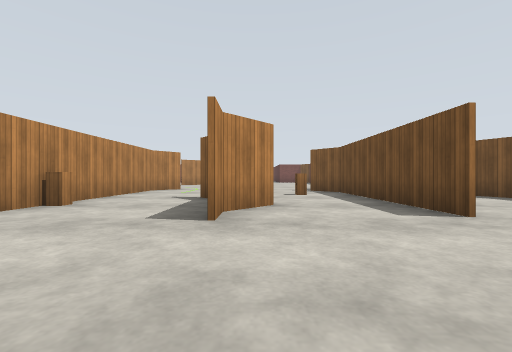
[1] (above)

21 first-person views from a walk through a robot-simulator world made for Gazebo. The camera is 0.9 m above the floor, looks level and sees 90° across. The floor is counted in squares, 2 m on a side. Each view is taken from the middle of a square. On the plan, view 1 faces up. The plan holds only what a view shows up to about 9 squares ahead; the rest is blank. The place goes on beyond the plan. Gazebo's built-in surfaces are drawn with simple patterns.

[2]
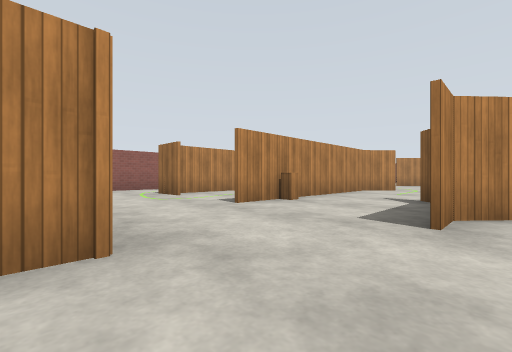

[3]
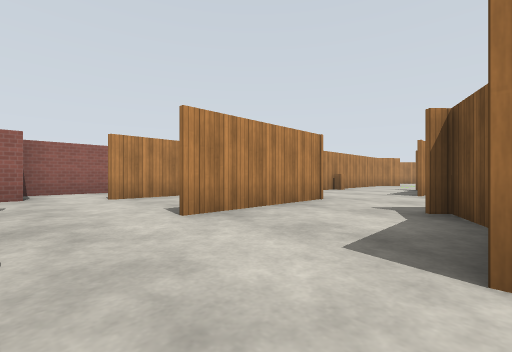

[4]
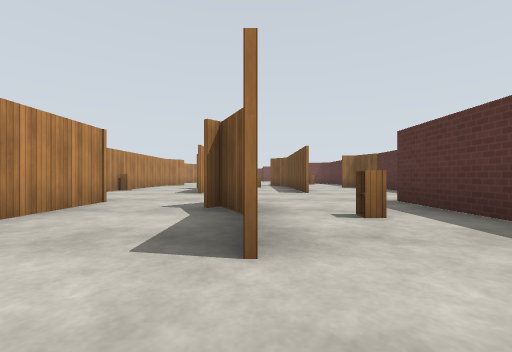

[5]
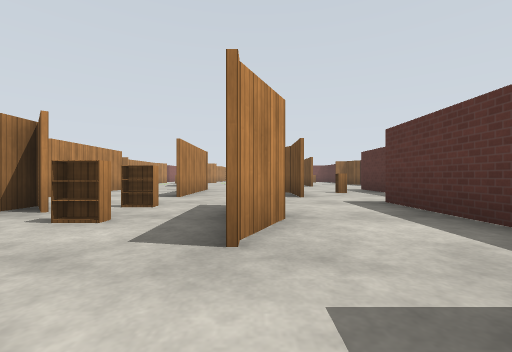

[6]
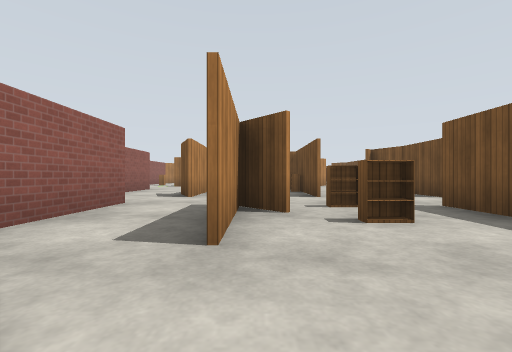

[7]
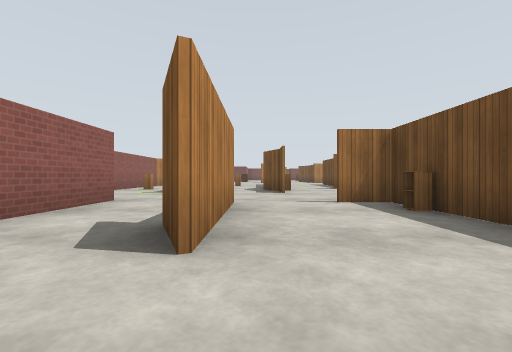

[8]
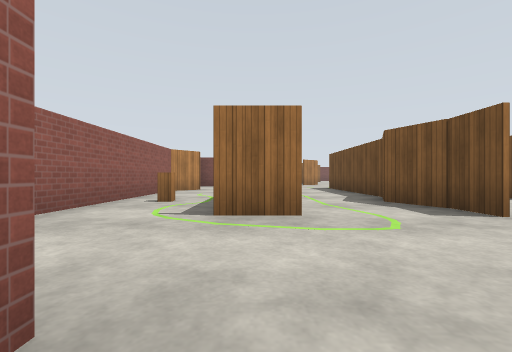

[9]
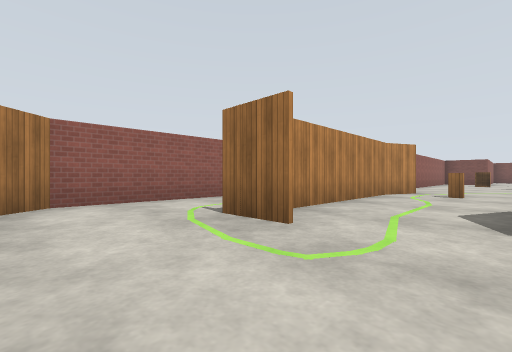

[10]
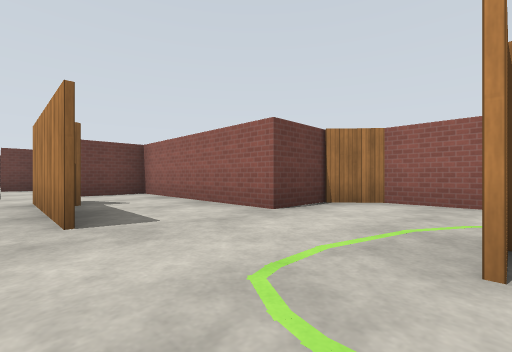

[11]
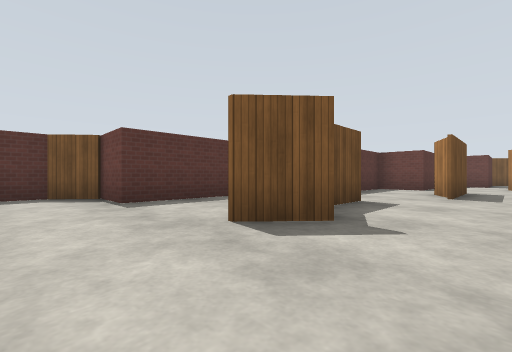

[12]
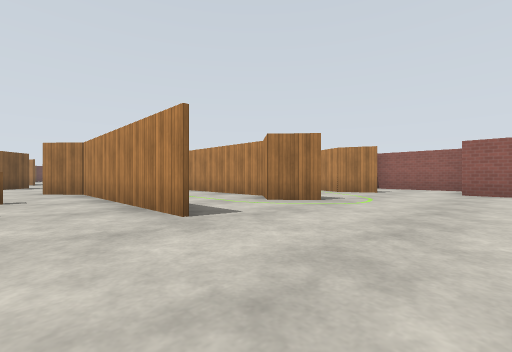

[13]
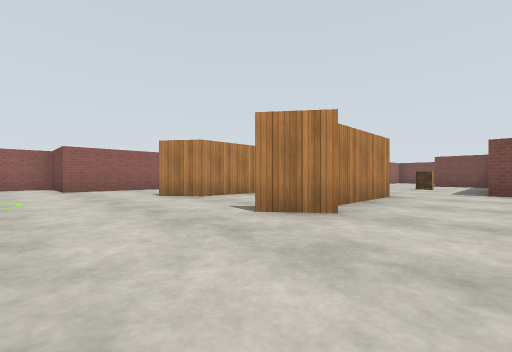

[14]
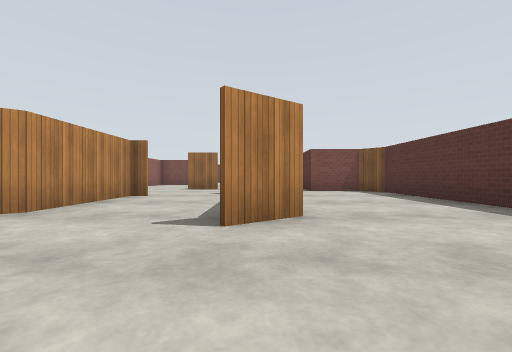

[15]
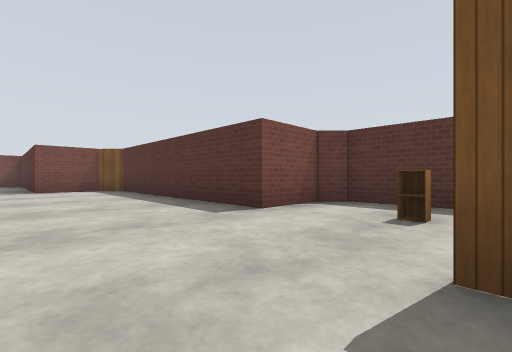

[16]
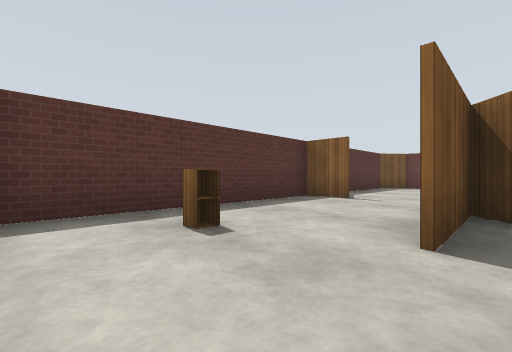

[17]
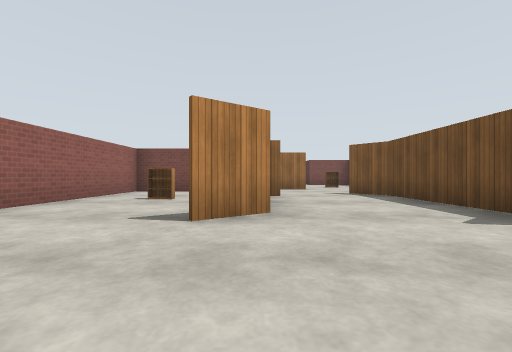

[18]
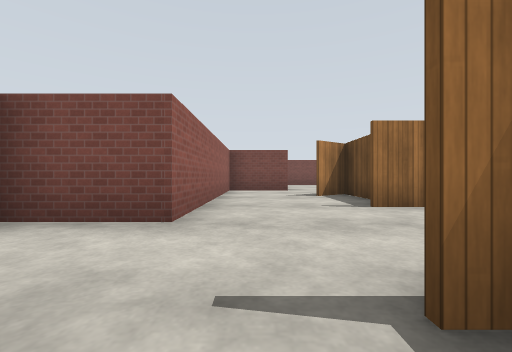

[19]
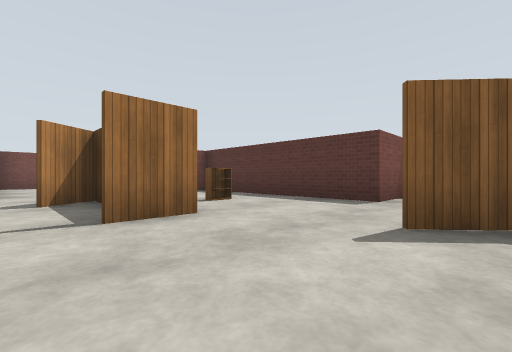

[20]
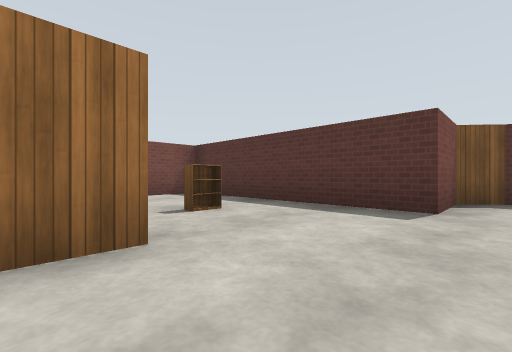

[21]
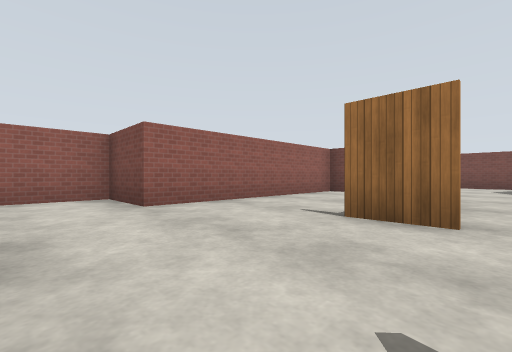

### Floor plan
Key: @ floor where view 1 was taken; # wall or solid block; . floor; C cabinet; B bookshelf.
Columns run from 9 left of view 1 to 6 right of it. Each row starts with its distance up from view 1.
 22     #......#
 21     #..#...#
 20     #..#.B.#
 19     #..#...#
 18   ###......###
 17   #..........#
 16   #......#...#
 15   #.B.#..#...#
 14   #...#..#...#
 13   #...#..#...#
 12 ###..........###
 11 #..............#
 10 #............C.#
  9 ##.#..#..#.#...#
  8 #..#C.#..#.#...#
  7 #..#..#..#.#...#
  6 #..#..#..#C#..##
  5 #C.#..#.##.#...#
  4 #..#..C..#.#...#
  3 #..#..#..#.#...#
  2 #..............#
  1 ##............##
  0  ##..#.#.@#..##
 -1   #..#.C..#C.#
 -2   #..#.#..#..#
 -3   #..........
 -4   ##..#B....#
 -5    #..#B.#..#
 -6    #..#..#..#
 -7    ##.......#
 -8     ##.  .###

Where each view was taken, in squares from view 1:
view 1: 0 up, 0 right, facing up
view 2: 0 up, 0 right, facing up-left
view 3: 4 down, 1 right, facing up-left
view 4: 4 down, 1 right, facing up
view 5: 8 down, 0 right, facing up
view 6: 8 down, 3 left, facing up
view 7: 4 down, 4 left, facing up
view 8: 0 up, 6 left, facing up
view 9: 1 up, 4 left, facing up-left
view 10: 3 up, 4 left, facing down-left
view 11: 2 up, 1 left, facing down-right
view 12: 12 up, 1 right, facing down-left
view 13: 10 up, 2 right, facing up-left
view 14: 10 up, 0 right, facing up
view 15: 9 up, 1 right, facing up-right
view 16: 11 up, 2 right, facing down-right
view 17: 10 up, 3 left, facing up
view 18: 15 up, 4 left, facing up
view 19: 16 up, 3 left, facing up-right
view 20: 17 up, 2 left, facing up-right
view 21: 16 up, 1 left, facing up-left
